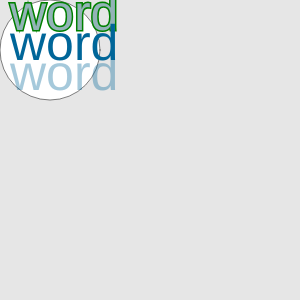
Frame 1 (no input)
Frame 60 (no input): identical to frame 1, image omitted
Frame 120 (the mouse pressed at the canvas centre since frame 60): identical to frame 1, image omitted

The p5.js sketch that drew this single still picture (run headless with seeded random() and noise() and a simulated clock; from frame 60 on, the mouse is pressed at the canvas centre):

// p5.js sketch
// ── sketch.js

let num = 150;

function setup() {
  
  createCanvas(300, 300);
  background(230);
  //ellipse(num, num, 30, 30);
  //text("Hello",0, 10); // corner = left bottom
  //text("Hello",0, 0, 10, 100); // corner = left top

  //text("Hello", 136, 154);
  //text("Hello my name is sungmo", 10, 10, 100, 30); 
  // 칸이 작다 -> 문자열의 개행(줄변환)이 자동으로

  //textSize(30);
  //text("Hello", 100, 100);
  /*textSize(12);
  text("안녕", 100, 140);
  text("안녕", 100, 160);
  textSize(20);
  text("안녕", 100, 160);*/

  // horizAlign (LEFT, CENTER, or RIGHT)
  // vertAlign (TOP, BOTTOM, CENTER, or BASELINE)
  // line(150, 0 , 150, 300);
  // textSize(30);
  // line(0, 100, 300, 100);
  // textAlign(CENTER, CENTER);
  // textSize(30);
  // text("Hello World", 150, 100);

  strokeWeight(0.5);
  ellipse(50, 50, 100, 100);

  fill(150, 60); // 같은 fill function이지만, 매개변수가 다를 수 있다.
  textSize(50);
  //fill('red'): // 잘 쓰지않을 것 (색깔 코드, RGB 픽셀 값)
  fill('#93b3b7');
  strokeWeight(3);
  stroke('green');
  text('word', 10, 30);


  noStroke();
  fill(0, 102, 153);
  text('word', 10, 60);
  fill(0, 102, 153, 90);
  text('word', 10, 90);


}

function draw() {
 

  //num = num + 10;

}
